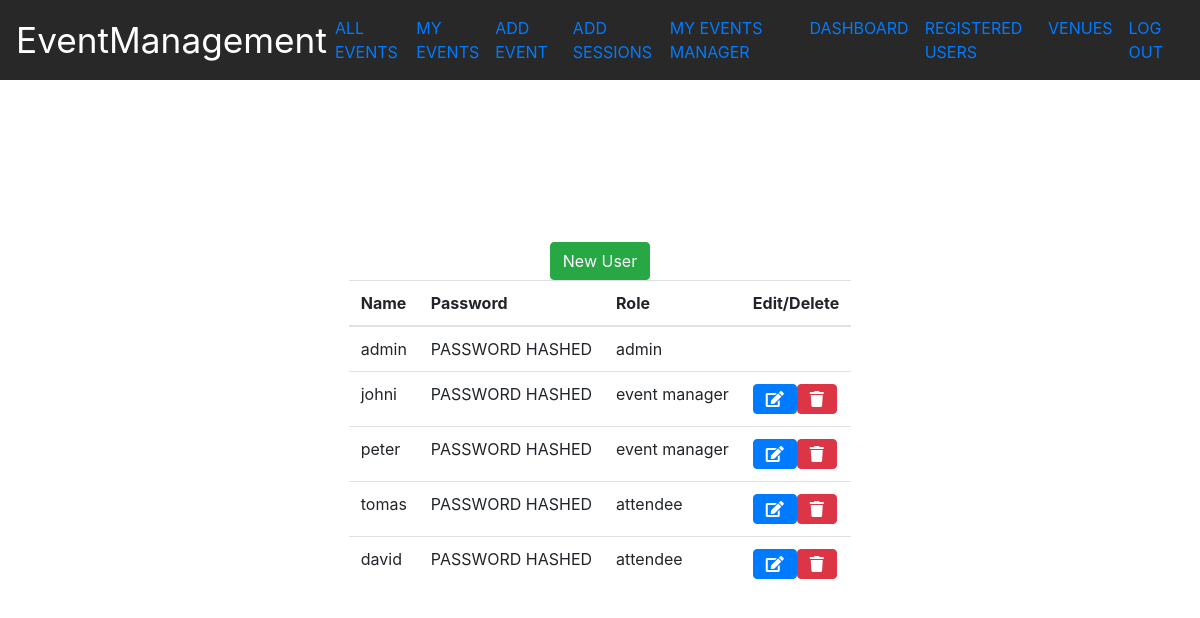
The page /admin-registeredusers.php (signed in) on the database its author committed.
### tables this page shows
CREATE TABLE IF NOT EXISTS `attendee` (
  `idattendee` int(11) NOT NULL,
  `name` varchar(100) NOT NULL,
  `password` varchar(100) NOT NULL,
  `role` int(11) DEFAULT NULL
);

CREATE TABLE IF NOT EXISTS `role` (
  `idrole` int(11) NOT NULL,
  `name` varchar(45) NOT NULL
);

### DB/dbInfo.php (called while the page is built)
<?php
$host = "localhost";
$user = "root";
$pass = "mysql";
$db = "vxh5681";

### DB/DB.php (called while the page is built, shortened)
<?php
class DB {
    private $_connection;
    private static $_instance;
    public static function getInstance() {
        if (!self::$_instance) {
            self::$_instance = new self();
        }
        return self::$_instance;
    }
    private function __construct() {
        require_once ("dbInfo.php");
        try {
            $this->_connection = new PDO("mysql:host={$host};dbname={$db}", $user, $pass);
        } catch (PDOException $e) {
            echo $e->getMessage();
        }
    }
    public function getConnection() {
        return $this->_connection;
    }
}
?>

### Data/Attendee.php (called while the page is built, shortened)
<?php
class Attendee {
   private $idattendee;
   private $name;
   private $role;
   public function getIdattendee() {
       return $this->idattendee;
   }
   public function getName() {
       return $this->name;
   }
   public function getRole() {
       return $this->role;
   }
}
?>

### Business/Crud.php (the view, shortened to what this page needs)
<?php
class Crud {
    function __construct() {
        $db = Db::getInstance();
        $this->dbh = $db->getConnection();
    }
    function getAttendeeObjects() {
        try {
            $data = array();
            $stmt = $this->dbh->prepare("SELECT idattendee, attendee.name, password, role.name as 'role' FROM attendee inner join role on attendee.role = role.idrole");
            $stmt->execute();
            $stmt->setFetchMode(PDO::FETCH_CLASS, "Attendee");
            while ($events = $stmt->fetch()) {
                $data[] = $events;
            }
            return $data;
        } catch (PDOException $e) {
            echo $e->getMessage();
            die();
        }
    }
    function getAttendees() {
        $data = $this->getAttendeeObjects();
        if (count($data) > 0) {
            $bigString = '<div class="d-flex justify-content-center"><table class="table table-responsive table-hover"><thead>';
            $bigString .= '<tr><th>Name</th><th>Password</th><th>Role</th><th>Edit/Delete</th></tr></thead><tbody>';
            foreach ($data as $row) {
                if ($row->getName() === "admin") {
                    $buttons = '';
                } else {
                    $buttons = "<button class='btn btn-primary' onclick='editUser({$row->getIdattendee()})'  ><i class='fas fa-edit'></i></button><button class='btn btn-danger' onclick='deleteUser({$row->getIdattendee()})'  ><i class='fas fa-trash'></i></button>";
                }
                $bigString .= "<td>{$row->getName()}</td><td>PASSWORD HASHED</td><td>{$row->getRole()}</td><td>{$buttons}</td></tr>";
            }
            $bigString .= "</tbody></table></div>";
        } else {
            $bigString = "<h2>No events found</h2>";
        }
        return $bigString;
    }
}

### assets/style/style.css (style rules this page uses)
html { scroll-behavior: smooth; }
body { font-family: Verdana, Arial, 'sans-serif'; overflow-x: hidden; height: 100%; margin: 0; color: black; }

### rows shown on the page
attendee: name "admin", role.name "admin"
attendee: name "johni", role.name "event manager"
attendee: name "peter", role.name "event manager"
attendee: name "tomas", role.name "attendee"
attendee: name "david", role.name "attendee"
